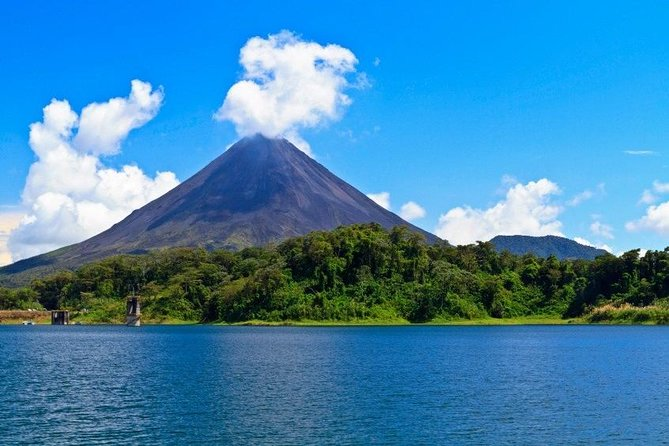
#> input picture img_representation/arenal.jpg, 669 x 446 px
$ jupyter execute --allow-errors exercises.ipynb
#> lines starting #> are read from the running program, lines starting #| are printed output that depends on the picture
# Exercises — Image Representation in Python

In this notebook you will practice the most common operations on digital images using two of the most popular libraries in Python: **OpenCV** (`cv2`) and **Pillow** (`PIL`).

## Learning objectives
By the end of this notebook you should be able to:
1. Load an image and understand how it is represented in memory.
2. Recognize the difference between the **RGB** and **BGR** color orderings.
3. Resize and crop images using both NumPy slicing (OpenCV) and Pillow methods.
4. Apply a smoothing (blur) filter.
5. Draw shapes and text annotations on top of an image.
6. Convert an image to grayscale and apply a threshold for basic segmentation.

## Instructions
- Each section contains a short description and a code cell with `# Your code here` placeholders or commented hints (`# variable = ?`).
- Replace the placeholders with your own implementation. **Do not delete the visualization code** — it lets you check your result visually.
- You can use the image `arenal.jpg` provided with the notebook, or any other `.jpg` / `.png` of your choice (just update the filename).
- If you get stuck, check the official documentation:
  - OpenCV: <https://docs.opencv.org/4.x/>
  - Pillow: <https://pillow.readthedocs.io/en/stable/>

> 💡 **Tip:** Run cells in order. Many later exercises depend on variables defined in earlier cells (e.g. `img_cv_correcta`, `img_pil`).

[cell 1]
# Core libraries used throughout the notebook.
# If any import fails, run:  pip install -r requirements.txt
import cv2                      # OpenCV
import numpy as np              # NumPy — n-dimensional arrays
import matplotlib.pyplot as plt # Matplotlib — to display images inside the notebook
from PIL import Image           # Pillow — you may need to import additional submodules later

# Path to the image we will work with. Change it if you want to try another one.
IMAGE_PATH = "arenal.jpg"

## 1. Loading an image — RGB vs BGR

Both OpenCV and Pillow can read the same `.jpg` file, but they **do not store the colors in the same order**:

| Library | Channel order | Returned type |
| ------- | ------------- | ------------- |
| OpenCV (`cv2`) | **B, G, R** | `numpy.ndarray` |
| Pillow (`PIL`) | **R, G, B** | `PIL.Image.Image` |

Matplotlib's `imshow` expects **RGB**, so if you display an OpenCV image directly the red and blue channels will look swapped (e.g. blue sky → orange sky).

### Your task
1. Load the image with **OpenCV** into `img_cv`.
2. Convert it to RGB and store the result in `img_cv_correcta`.
3. Load the same image with **Pillow** into `img_pil`.
4. Run the visualization cell and compare the three outputs.

[cell 2]
# --- OPENCV ---
img_cv = cv2.imread(IMAGE_PATH)                          # loads the image as a BGR NumPy array
#> img_cv is the input picture: shape (446, 669, 3); mean B, G, R 176.8, 133.5, 64.1
img_cv_correcta = cv2.cvtColor(img_cv, cv2.COLOR_BGR2RGB) # reorder channels to RGB

# --- PILLOW ---
img_pil = Image.open(IMAGE_PATH)                          # opens the image directly as RGB


# --- Visualization (do not modify) ---
fig, ax = plt.subplots(1, 3, figsize=(15, 5))
ax[0].imshow(img_cv)
ax[0].set_title("OpenCV (BGR — wrong colors)")
ax[1].imshow(img_pil)
ax[1].set_title("Pillow (RGB — correct)")
ax[2].imshow(img_cv_correcta)
ax[2].set_title("OpenCV converted to RGB")
for a in ax:
    a.axis("off")
plt.tight_layout()
plt.show()
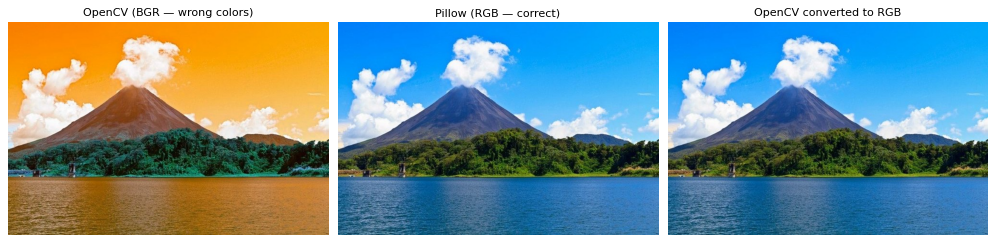
#> figure drawn by matplotlib, 3 panels; B, G, R data is drawn as R, G, B

[cell 3]
# Inspect the underlying data types of each object.
# OpenCV returns a NumPy ndarray; Pillow returns a PIL Image object.
print("OpenCV (raw)     :", type(img_cv),          "| shape:", img_cv.shape,          "| dtype:", img_cv.dtype)
#| OpenCV (raw)     : <class 'numpy.ndarray'> | shape: (446, 669, 3) | dtype: uint8
print("OpenCV (RGB)     :", type(img_cv_correcta), "| shape:", img_cv_correcta.shape, "| dtype:", img_cv_correcta.dtype)
#| OpenCV (RGB)     : <class 'numpy.ndarray'> | shape: (446, 669, 3) | dtype: uint8
print("Pillow           :", type(img_pil),         "| size :", img_pil.size,           "| mode :", img_pil.mode)
#| Pillow           : <class 'PIL.JpegImagePlugin.JpegImageFile'> | size : (669, 446) | mode : RGB

## 2. Resize and Crop

Two of the most common geometric operations:

- **Resize**: change the dimensions of the whole image (often to feed a neural network with a fixed input size).
- **Crop**: keep only a rectangular region of interest (ROI).

Remember that an OpenCV image is a NumPy array shaped `(height, width, channels)`, while a Pillow `Image` is an object with its own methods.

### Your task
- Resize each image to `300 × 200` pixels.
- Crop a rectangular region of your choice (any size, as long as it is inside the image).

Search the documentation for the appropriate function / method in each library.

[cell 4]
# Target size for the resize exercise (width, height).
NEW_WIDTH, NEW_HEIGHT = 300, 200

# --- OPENCV ---
# img_cv_resize = ?
# img_cv_crop   = ?

# --- PILLOW ---
# img_pil_resize = ?
# img_pil_crop   = ?


# --- Visualization (do not modify) ---
fig, ax = plt.subplots(1, 3, figsize=(15, 5))
ax[0].imshow(img_cv_correcta);  ax[0].set_title("OpenCV — original")
#> (the rest of this cell did not finish here and is left out)

## 3. Apply a blur (smoothing) filter

A **Gaussian blur** convolves the image with a Gaussian kernel — it averages each pixel with its neighbors, weighted by a 2D Gaussian function. The result is a smoother image, used to reduce noise before edge detection or segmentation.

### Your task
- Produce `blur_cv` (OpenCV) and `blur_pil` (Pillow) from the images of section 1.
- Try at least **two different blur strengths** and observe the effect.

⚠️ One of the two libraries requires the kernel size to be a **positive odd integer**. Find out which one (and why) while you read the docs.

[cell 5]
# --- OPENCV ---
# blur_cv = ?

# --- PILLOW ---
# blur_pil = ?


# --- Visualization (do not modify) ---
fig, ax = plt.subplots(2, 2, figsize=(12, 8))
ax[0, 0].imshow(img_cv_correcta); ax[0, 0].set_title("OpenCV — original")
#> (the rest of this cell did not finish here and is left out)

## 4. Drawing and annotations

A typical use case in Computer Vision is to **annotate detections** on top of an image — for example, drawing a bounding box around an object and writing its class name.

### Your task
- Draw a rectangle (any color and size) on **both** images.
- Write a short text label next to it on **both** images.
- Display the annotated results.

⚠️ Read the docs carefully: one of the libraries modifies the image **in place**, while the other returns a new object. Work on a **copy** of the original so you don't lose it.

[cell 6]
# --- OPENCV ---
canvas_cv = img_cv_correcta.copy()
# TODO: draw a rectangle on canvas_cv
# TODO: write some text on canvas_cv


# --- PILLOW ---
canvas_pil = img_pil.copy()
# TODO: draw a rectangle on canvas_pil
# TODO: write some text on canvas_pil


# --- Visualization (do not modify) ---
fig, ax = plt.subplots(1, 2, figsize=(12, 6))
ax[0].imshow(canvas_cv);  ax[0].set_title("OpenCV — annotated")
ax[1].imshow(canvas_pil); ax[1].set_title("Pillow — annotated")
for a in ax: a.axis("off")
plt.tight_layout(); plt.show()
#> after `plt.tight_layout()`:
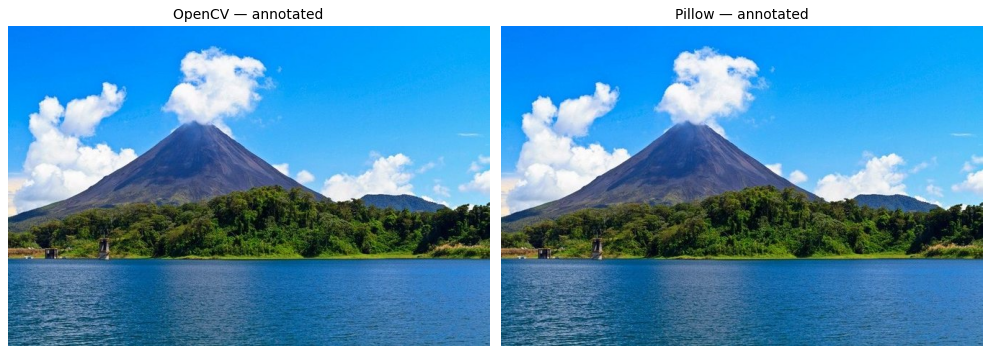
#> figure drawn by matplotlib, 2 panels
